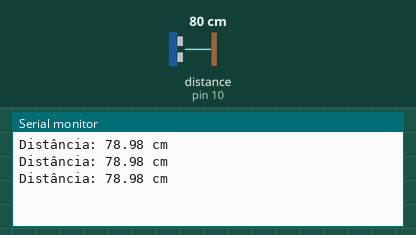
Bench run of a sketch on a simulated Arduino Uno, built with avr-gcc and run on an emulated ATmega328P. On the bench: the last lines printed to the serial monitor. Wiring (inferred from the names in the program): ultrasonic range finder: trigger pin 9; echo pin 10. Inputs (shaded band) come from the test bench; at power-on: distance to the obstacle (sensor on pin 10) 80 cm. The echo pulse lasts 58.3 µs per cm.

Above: at 1.3 s.
1.4 s: distance to the obstacle (sensor on pin 10) set to 2 cm
At 1.9 s:
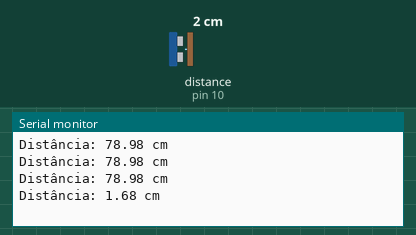
2.9 s: distance to the obstacle (sensor on pin 10) set to 4 cm
At 3.4 s:
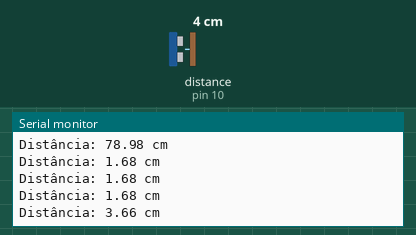
Timing chart, 0 to 5.9 s (numbered marks = the images above; inputs shaded):
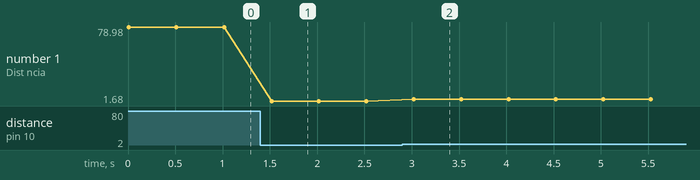

Measured:
- after the input at 1.4 s, the serial monitor: prints a new line after 0.12 s (image 1)
- after the input at 2.9 s, the serial monitor: prints a new line after 0.12 s (image 2)
- plotted number 1: 78.98 → 1.68 after the input at 1.4 s, 1.68 → 3.66 after the input at 2.9 s

The sketch:

SensorUltrassonica.ino
```cpp
const int trigPin = 9;
const int echoPin = 10;
long duracao;
float distancia;
void setup() {
  Serial.begin(9600);
  pinMode(trigPin, OUTPUT);
  pinMode(echoPin, INPUT);
}
void loop() {
  // Emite um pulso de 10 microsegundos
  digitalWrite(trigPin, LOW);
  delayMicroseconds(2);
  digitalWrite(trigPin, HIGH);
  delayMicroseconds(10);
  digitalWrite(trigPin, LOW);
   // Mede o tempo do eco
  duracao = pulseIn(echoPin, HIGH);
  // Calcula a distância (em cm)
  distancia = duracao * 0.034 / 2;
  Serial.print("Distância: ");
  Serial.print(distancia);
  Serial.println(" cm");
  delay(500);
}
```
